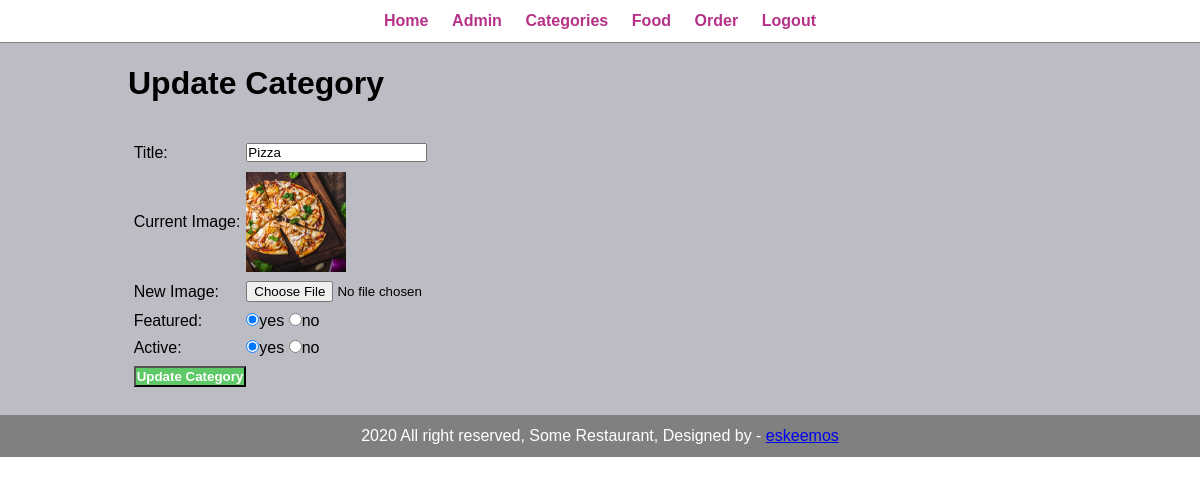
The page /admin/update-category.php?id=59 (signed in) on the database its author committed.
### tables this page shows
CREATE TABLE `ofw_category` (
  `id` int(11) NOT NULL,
  `title` varchar(100) DEFAULT NULL,
  `image_name` varchar(255) DEFAULT NULL,
  `featured` varchar(10) DEFAULT NULL,
  `active` varchar(10) DEFAULT NULL
);

### admin/update-category.php (the view, shortened to what this page needs)
<?php include("./partials/menu.php") ?>
<div class="main-content">
    <div class="wrapper">
        <h1>Update Category</h1>
        <br>
        <?php
            if(isset($_GET["id"])){
                $id = $_GET["id"];
                $sql = "SELECT * FROM ofw_category WHERE id = $id";
                $res = mysqli_query($conn, $sql);
                $count = mysqli_num_rows($res);
                if($count == 1){
                    $row = mysqli_fetch_assoc($res);
                    $title = $row["title"];
                    $current_image = $row["image_name"];
                    $featured = $row["featured"];
                    $active = $row["active"];
                }else{
                    $_SESSION['no-category-count'] = "<div class='error'>Category not found<div>";
                    header("location:".SITEURL."admin/manage-categories.php");
                }
            }else{
                header("location:".SITEURL."admin/manage-categories.php");
            }
        ?>
        <br>
        <form action="" method="POST" enctype="multipart/form-data">
            <table class="tb-30">
                <tr>
                    <td>Title:</td>
                    <td>
                        <input type="text" name="title" value="<?php echo $title ?>">
                    </td>
                </tr>
                <tr>
                    <td>Current&nbsp;Image:</td>
                    <td>
                        <?php
                            if($current_image != ""){
                                ?>
                                    <img src="<?php echo SITEURL; ?>images/category/<?php echo $current_image; ?>" width="100px" height="100px">
                                <?php
                            }else{
                                echo "<div class='error'>Image not Added</div>";
                            }
                        ?>
                    </td>
                </tr>
                <tr>
                    <td>New&nbsp;Image:</td>
                    <td>
                        <input type="file" name="image">
                    </td>
                </tr>
                <tr>
                    <td>Featured:</td>
                    <td>
                        <input <?php if($featured === "yes"){echo "checked";} ?> type="radio" name="featured" value="yes">yes
                        <input <?php if($featured === "no"){echo "checked";} ?> type="radio" name="featured" value="no">no
                    </td>
                </tr>
                <tr>
                    <td>Active:</td>
                    <td>
                        <input <?php if($active === "yes"){echo "checked";} ?> type="radio" name="active" value="yes">yes
                        <input <?php if($active === "no"){echo "checked";} ?> type="radio" name="active" value="no">no
                    </td>
                </tr>
                <tr>
                    <td rowspan="2">
                        <input type="submit" name="submit" value="Update Category" class="btn-secondary">
                    </td>
                </tr>
            </table>
        </form>
    </div>
</div>
<?php include("./partials/footer.php") ?>

### css/admin.css (style rules this page uses)
* { margin: 0; padding: 0; font-family: Arial, Helvetica, sans-serif; }
.wrapper { padding: 1%; width: 80%; margin: 0 auto; }
.main-content { background-color: #8c8d9994; padding: 10px; }
table tr td { padding: 1%; }
.btn-secondary { background-color: rgb(94, 201, 103); padding: 1%; color: white; font-weight: bold; text-decoration: none; }
.tb-30 { width: 30%; }

### rows shown on the page
ofw_category: title "Pizza", image_name (picture), featured "☑", active "☑"
